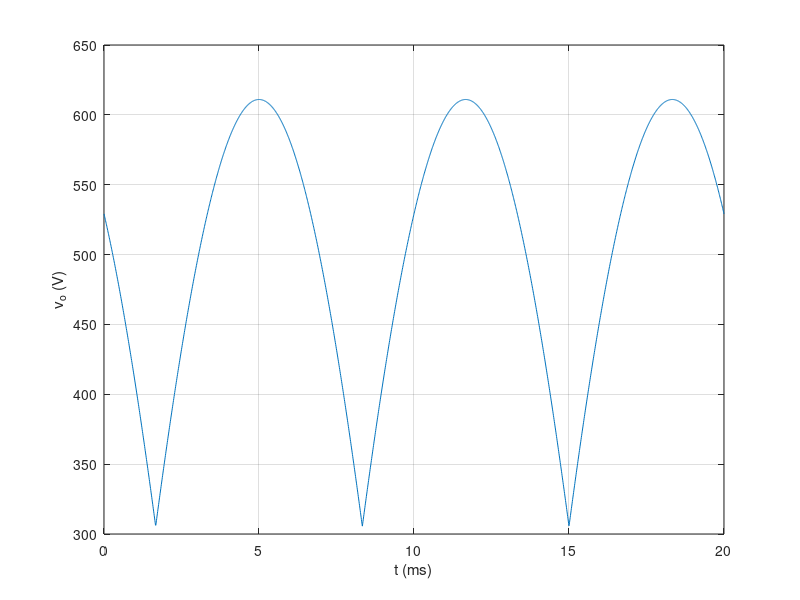
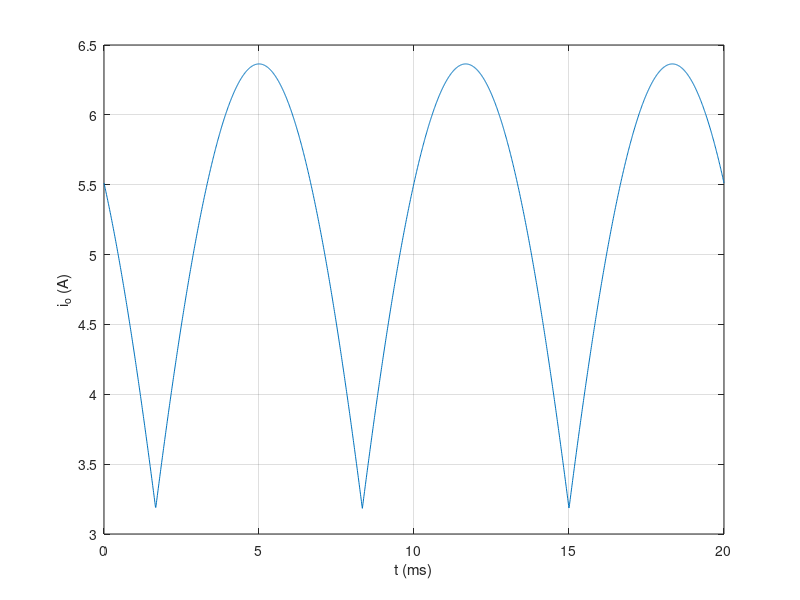

Source code (MATLAB) for these figures, in order:
t = linspace(0, 1/50, 2000); w = 100*pi;
vo = max(max(611*sin(w*t), 611*sin(w*t-2*pi/3)), 611*sin(w*t+2*pi/3));
plot(t*1e3, vo); xlabel('t (ms)'); ylabel('v_o (V)'); grid on;
io = vo/96;
figure; plot(t*1e3, io); xlabel('t (ms)'); ylabel('i_o (A)'); grid on;
